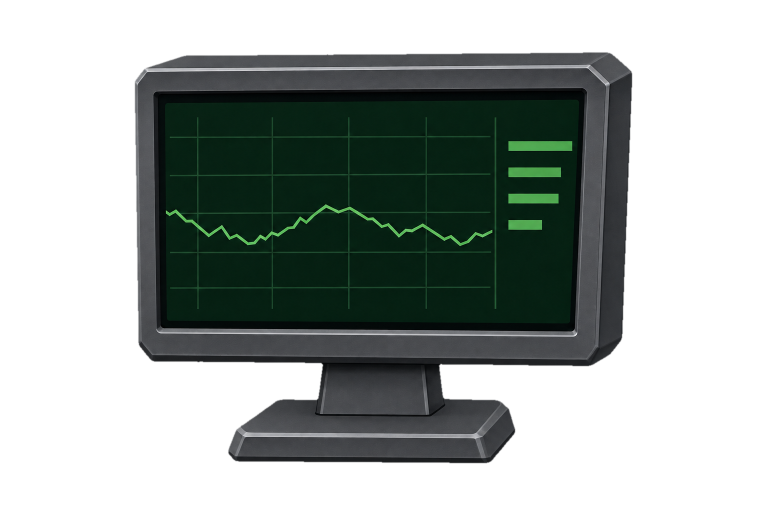
#> input picture sheets/terminal/trading_terminal/source/terminal_master.png, 1536 x 1024 px (shown at 1/2 size)
$ python build_assets.py
#> lines starting #> are read from the running program, lines starting #| are printed output that depends on the picture; after the words box and inside, x2 and y2 are one past the last pixel; in counts of white or black regions, pixels touching at a corner belong together
### sheets/terminal/trading_terminal/source/asset_utils.py
from pathlib import Path
from PIL import Image, ImageDraw, ImageFilter
from scipy import ndimage as ndi
import numpy as np
import math, io, os, json, hashlib, zipfile
ROOT=Path(__file__).resolve().parents[1]
S=512; SS=2; HI=S*SS; N=27; FPS=24
R=Image.Resampling.LANCZOS

def write_bytes(path,data):
    path=Path(path);path.parent.mkdir(parents=True,exist_ok=True)
    tmp=path.with_name(path.name+'.writing');tmp.write_bytes(data);os.replace(tmp,path)

def save(im,path,**kw):
    b=io.BytesIO();im.save(b,format={'.png':'PNG','.apng':'PNG','.gif':'GIF','.jpg':'JPEG'}[Path(path).suffix],**kw)
    write_bytes(path,b.getvalue())

def smooth(t):
    t=np.clip(t,0,1);return t*t*(3-2*t)

# [10 lines left out: function clean, not called in this run]

def export(kind,frames,records):
    dest=ROOT/kind;dest.mkdir(parents=True,exist_ok=True);names=[];meta={}
    atlas=Image.new('RGBA',(4608,1536))
    for i,im in enumerate(frames):
        name=f'trading_terminal_{kind}_{i+1:02}.png';names.append(name);save(im,dest/'frames'/name,compress_level=6)
        x,y=i%9*S,i//9*S;atlas.paste(im,(x,y))
        meta[name]={'frame':{'x':x,'y':y,'w':S,'h':S},'rotated':False,'trimmed':False,'spriteSourceSize':{'x':0,'y':0,'w':S,'h':S},'sourceSize':{'w':S,'h':S},'pivot':{'x':.5,'y':.5}}
    save(atlas,dest/f'trading_terminal_{kind}_atlas_9x3.png',compress_level=6)
    for k in range(3):
        sheet=Image.new('RGBA',(1536,1536))
        for j in range(9):sheet.paste(frames[k*9+j],(j%3*S,j//3*S))
        save(sheet,dest/f'sheets/trading_terminal_{kind}_sheet_{k+1:02}.png',compress_level=6)
    (dest/f'trading_terminal_{kind}_atlas_9x3.json').write_text(json.dumps({'frames':meta,'animations':{f'trading_terminal_{kind}':names},'meta':{'image':f'trading_terminal_{kind}_atlas_9x3.png','format':'RGBA8888','size':{'w':4608,'h':1536},'scale':'1','frameRate':FPS,'loop':kind=='idle'}},indent=2))
    (dest/'motion.json').write_text(json.dumps({'fps':FPS,'durationMs':1125,'loop':kind=='idle','frames':records},indent=2))
    save(frames[0],dest/f'trading_terminal_{kind}.apng',save_all=True,append_images=frames[1:],duration=[42,41,42]*9,loop=0 if kind=='idle' else 1,blend=0,disposal=0)

def validate(kind,frames):
    dest=ROOT/kind;atlas=Image.open(dest/f'trading_terminal_{kind}_atlas_9x3.png');assert atlas.size==(4608,1536) and atlas.mode=='RGBA'
    apng=Image.open(dest/f'trading_terminal_{kind}.apng');assert apng.n_frames==N
    rows=[];duration=0
    for i,ref in enumerate(frames):
        im=Image.open(dest/f'frames/trading_terminal_{kind}_{i+1:02}.png');a=np.array(im)
        assert im.mode=='RGBA' and im.size==(S,S) and np.array_equal(a,np.array(ref))
        alpha=a[:,:,3];assert alpha.min()==0
        assert not np.any(a[alpha==0,:3]);assert not np.any(alpha[[0,-1],:]) and not np.any(alpha[:,[0,-1]])
        if kind=='idle' or i<26:assert alpha.max()>0 and np.any((alpha>0)&(alpha<255))
        x,y=i%9*S,i//9*S;assert np.array_equal(np.array(atlas.crop((x,y,x+S,y+S))),a)
        sheet=Image.open(dest/f'sheets/trading_terminal_{kind}_sheet_{i//9+1:02}.png');assert sheet.size==(1536,1536) and sheet.mode=='RGBA'
        j=i%9;x,y=j%3*S,j//3*S;assert np.array_equal(np.array(sheet.crop((x,y,x+S,y+S))),a)
        apng.seek(i);duration+=apng.info['duration'];assert np.array_equal(np.array(apng.convert('RGBA')),a)
        rows.append({'frame':i+1,'bounds':im.getbbox(),'transparentPixels':int((alpha==0).sum()),'partialAlphaPixels':int(((alpha>0)&(alpha<255)).sum())})
    assert duration==1125 and len({hashlib.sha256(np.array(f).tobytes()).hexdigest() for f in frames})==N
    if kind=='win':assert not np.any(np.array(frames[-1]))
    return {'passed':True,'frames':N,'frameSize':[512,512],'atlasSize':[4608,1536],'smallSheets':3,'alphaVerified':True,'noEdgeClipping':True,'pixelExactAtlasesSheetsAPNG':True,'finalFrameBlank':kind=='win','durationMs':duration,'perFrame':rows}

# [13 lines left out: function previews, not called in this run]

### sheets/terminal/trading_terminal/source/build_assets.py
"""Stationary monitor with deterministic animated display graphics."""
from asset_utils import *

SCREEN=[(329,204),(1159,198),(1141,647),(333,641)]
PATCH=[(335,199),(1158,194),(1165,202),(1148,649),(1140,656),(333,651),(324,644),(323,209)]
UI_W,UI_H=1000,540

def poly_mask(size,points,blur=0):
    m=Image.new('L',size);ImageDraw.Draw(m).polygon(points,fill=255)
    return m.filter(ImageFilter.GaussianBlur(blur)) if blur else m

def final_alpha(im,amount=1.):
    ar=np.array(im);ar[:,:,3]=np.round(ar[:,:,3].astype(float)*amount).astype(np.uint8);ar[ar[:,:,3]==0,:3]=0
    return Image.fromarray(ar)

class TerminalRig:
    def __init__(self):
        self.master=Image.open(ROOT/'source/terminal_master.png').convert('RGBA')
        blank=Image.open(ROOT/'source/blank_screen_plate.png').convert('RGBA')
        self.box=self.master.getbbox();self.scale=380/(self.box[2]-self.box[0]);self.ox=66;self.oy=92
        self.mask=poly_mask(self.master.size,PATCH,1.0)
        fixed=self.master.copy();fixed.paste(blank,(0,0),self.mask)
        fixed.putalpha(self.master.getchannel('A'))
        self.base=self.normalize(fixed)
        save(fixed,ROOT/'source/fixed_monitor_blank_screen.png')
        self.quad=[self.point(x,y)*SS for x,y in SCREEN]
        self.coeffs=self.homography()
        boundmask=Image.new('L',(HI,HI));d=ImageDraw.Draw(boundmask);d.polygon([tuple(p) for p in self.quad],fill=255)
        self.guard=boundmask.resize((S,S),Image.Resampling.NEAREST).filter(ImageFilter.MaxFilter(13))
        save(self.guard,ROOT/'source/animated_screen_region.png')

    def point(self,x,y):
        return np.array([self.ox+(x-self.box[0])*self.scale,self.oy+(y-self.box[1])*self.scale])

    def normalize(self,im):
        crop=im.crop(self.box);height=round(crop.height*self.scale*SS)
        sprite=crop.resize((380*SS,height),R)
        out=Image.new('RGBA',(HI,HI));out.alpha_composite(sprite,(self.ox*SS,self.oy*SS));return out

    def homography(self):
        src=[(0,0),(UI_W,0),(UI_W,UI_H),(0,UI_H)];A=[];B=[]
        for (x,y),(u,v) in zip(self.quad,src):
            A.extend([[x,y,1,0,0,0,-u*x,-u*y],[0,0,0,x,y,1,-v*x,-v*y]]);B.extend([u,v])
        return tuple(np.linalg.solve(np.asarray(A,float),np.asarray(B,float)))

    def display(self,kind,f,rec):
        t=(f%N)/N;phase=math.tau*t;pulse=rec['screenPulse'];rise=rec['priceRise']
        im=Image.new('RGBA',(UI_W,UI_H));d=ImageDraw.Draw(im)
        if pulse>0:d.rounded_rectangle((1,1,UI_W-2,UI_H-2),radius=12,fill=(50,133,65,round(13*pulse)))
        # The faint grid is fixed. Small price ticks travel left across it.
        for x in (72,256,440,624,808):d.line((x,35,x,505),fill=(57,100,68,93),width=2)
        for y in (85,178,271,364,457):d.line((12,y,799,y),fill=(57,100,68,93),width=2)
        u=np.linspace(0,1,231)
        knots=np.array([0,.05,.11,.18,.24,.29,.35,.42,.49,.56,.63,.70,.77,.83,.89,.95,1.])
        values=np.array([.50,.52,.57,.56,.62,.64,.60,.55,.47,.50,.54,.56,.61,.57,.62,.64,.59])
        baseline=np.interp(u,knots,values)*UI_H
        ticker=u*784+92*t
        triangular=2*np.abs(2*((ticker/46)%1)-1)-1
        tick=6*triangular+3*np.sin(math.tau*ticker/92)
        lift=87*rise*smooth((u-.52)/.48)
        ys=baseline+tick-lift
        points=[(12+float(x)*784,float(y)) for x,y in zip(u,ys)]
        color=(round(90+39*pulse),round(174+35*pulse),round(94+31*pulse),255)
        d.line(points,fill=color,width=5,joint='curve')
        # The latest point becomes slightly brighter during the modest win.
        if pulse>0:
            xx,yy=points[-1];rr=2.3+1.1*pulse
            d.ellipse((xx-rr,yy-rr,xx+rr,yy+rr),fill=(160,224,145,round(180*pulse)))
        lengths=[]
        for j,base in enumerate([145,119,110,81]):
            change=(7-j*.8)*(math.sin(phase+j*.7)-math.sin(j*.7))
            width=base+change+rise*(8-j)
            y=95+j*65
            d.rectangle((839,y,839+width,y+23),fill=(round(67+20*pulse),round(131+25*pulse),round(73+18*pulse),255))
            lengths.append(round(width,5))
        rec['tickScrollPx']=round(92*t,6);rec['barWidths']=lengths
        rec['lastPriceY']=round(float(ys[-1]),5)
        return im

    def render(self,kind,f):
        rec=motion(kind,f);ui=self.display(kind,f,rec)
        projected=ui.convert('RGBa').transform((HI,HI),Image.Transform.PERSPECTIVE,self.coeffs,resample=Image.Resampling.BICUBIC).convert('RGBA')
        out=self.base.copy();out.alpha_composite(projected)
        out=final_alpha(out.resize((S,S),R),rec['opacity'])
        return out,rec

def motion(kind,f):
    if kind=='idle':return {'frame':f+1,'priceRise':0.,'screenPulse':0.,'opacity':1.,'monitorX':0.,'monitorY':0.,'monitorRotation':0.,'monitorScale':1.}
    rise=float(smooth((f-6)/8))*(1-.12*float(smooth((f-18)/4)))
    pulse=float(smooth((f-8)/6))*(1-float(smooth((f-16)/6)))
    return {'frame':f+1,'priceRise':rise,'screenPulse':pulse,'opacity':1-float(smooth((f-23)/3)),'monitorX':0.,'monitorY':0.,'monitorRotation':0.,'monitorScale':1.}

def check_stationary_case(frames,guard,kind):
    outside=np.array(guard)==0;first=np.array(frames[0]);a0=first[:,:,3]
    for i,im in enumerate(frames):
        a=np.array(im)
        if kind=='idle' or i<=23:
            assert np.array_equal(a[outside],first[outside]),f'Case changed outside display at {kind} {i+1}'
            assert np.array_equal(a[:,:,3],a0),f'Silhouette moved at {kind} {i+1}'

def main():
    rig=TerminalRig();allframes={};report={}
#> in __init__, self.master is the input picture: PIL image 1536x1024 RGBA; mean R, G, B, A 15.8, 22.8, 19.6, 111.1
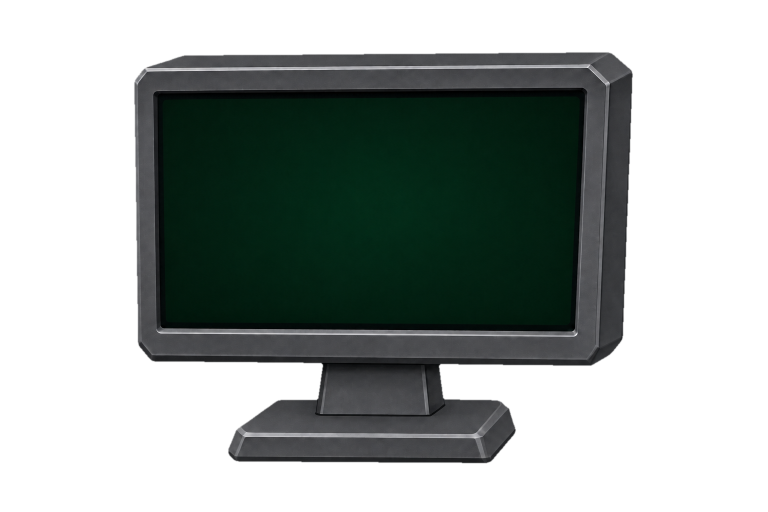
#> input picture sheets/terminal/trading_terminal/source/blank_screen_plate.png, 1536 x 1024 px (shown at 1/2 size)
#> in __init__, blank is the input picture: PIL image 1536x1024 RGBA; mean R, G, B, A 14.7, 21.7, 18.9, 111.3
#> in __init__, `self.box = self.master.getbbox()`: self.box = (268, 103, 1266, 928)
#> in __init__, `self.scale = 380 / (self.box[2] - self.box[0])`: self.scale = 0.381
#> in poly_mask, `m = Image.new('L', size)`: m: PIL image 1536x1024 L; every value is 0
#> in poly_mask, `ImageDraw.Draw(m).polygon(points, fill=255)`:
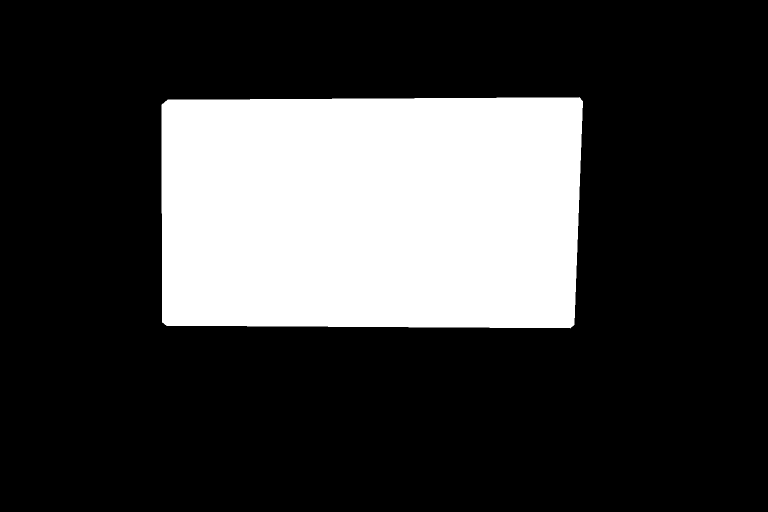
#> m: PIL image 1536x1024 L (shown at 1/2 size); 24.2% white; 1 white region, box (x1, y1, x2, y2) and area: (323, 194, 1166, 657) 380991
#> in normalize, `crop = im.crop(self.box)`:
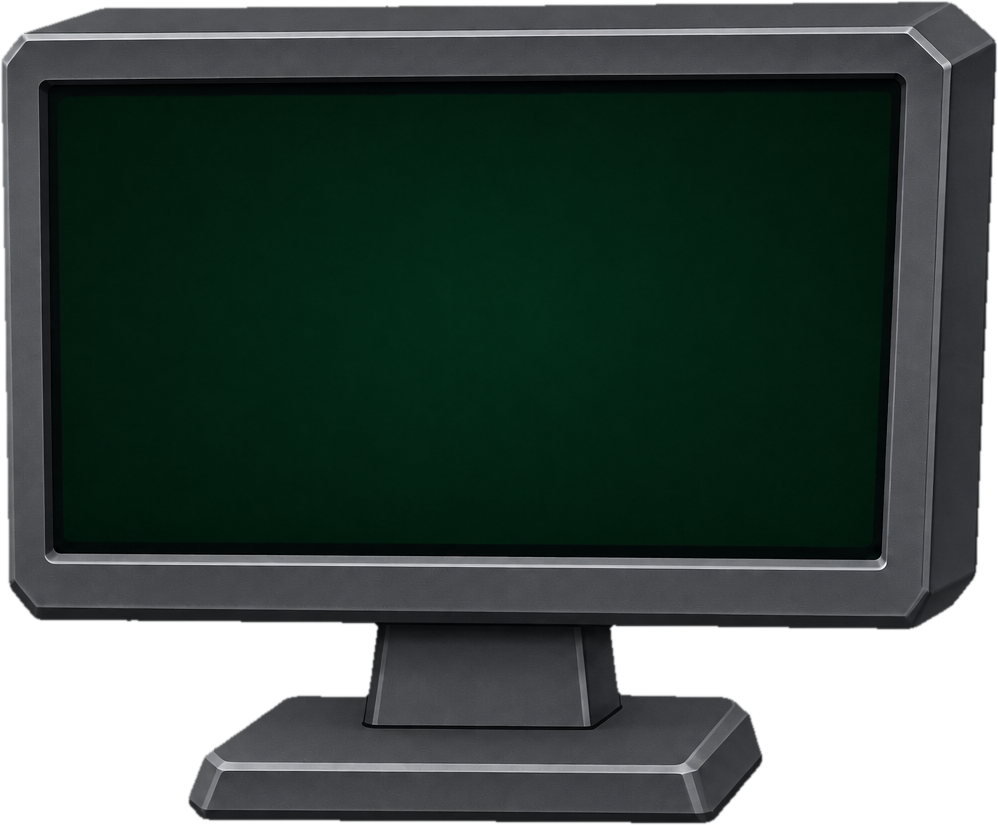
#> crop: PIL image 998x825 RGBA; mean R, G, B, A 27.1, 40.8, 35.8, 212.2; transparent parts drawn white
#> in normalize, `height = round(crop.height * self.scale * SS)`: height = 628
#> in normalize, `out = Image.new('RGBA', (HI, HI))`: out: PIL image 1024x1024 RGBA; every value is 0
#> in __init__, `self.quad=[self.point(x,y)*SS for x,y in SCREEN]`: self.quad = [[178.5, 260.9], [810.5, 256.3], [796.8, 598.3], [181.5, 593.7]]
#> the loop in homography, `for (x,y),(u,v) in zip(self.quad,src):` made 4 passes
#> (x, y, u, v) on passes 1 to 4: (178.5, 260.9, 0, 0), (810.5, 256.3, 1000, 0), (796.8, 598.3, 1000, 540), (181.5, 593.7, 0, 540)
#> after the loop in homography, `for (x,y),(u,v) in zip(self.quad,src):`: A = 8 items; B = [0, 0, 1000, 0, 1000, 540, 0, 540]
#> in __init__, `self.coeffs=self.homography()`: self.coeffs = (1.61, -0.0147, -282.7, 0.0113, 1.56, -409.2, 4.29e-05, -7.73e-05)
#> in __init__, `boundmask = Image.new('L', (HI, HI))`: boundmask: PIL image 1024x1024 L; every value is 0
#> in __init__, `self.guard=boundmask.resize((S,S),Image.Resampling.NEAREST).filter(Ima..`: self.guard: PIL image 512x512 L; 22.4% white; 1 white region, box (x1, y1, x2, y2) and area: (83, 122, 411, 305) 58697
    for kind in ('idle','win'):
        frames=[];records=[]
        for f in range(N):
            im,rec=rig.render(kind,f);frames.append(im);records.append(rec)
#> this loop made 27 passes
#> pass 1, in final_alpha, `ar = np.array(im)`:
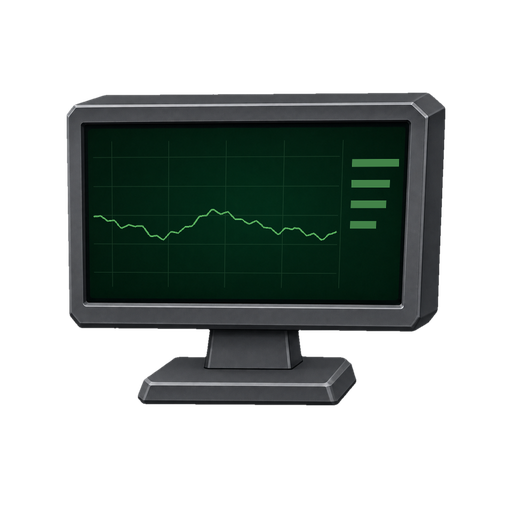
#> ar: shape (512, 512, 4); mean R, G, B, A 13.1, 19.6, 16.9, 96.6; transparent parts drawn white
#> after the loop, frames = 27 items; records = 27 items
        check_stationary_case(frames,rig.guard,kind)
#> in check_stationary_case, `a0 = first[:, :, 3]`:
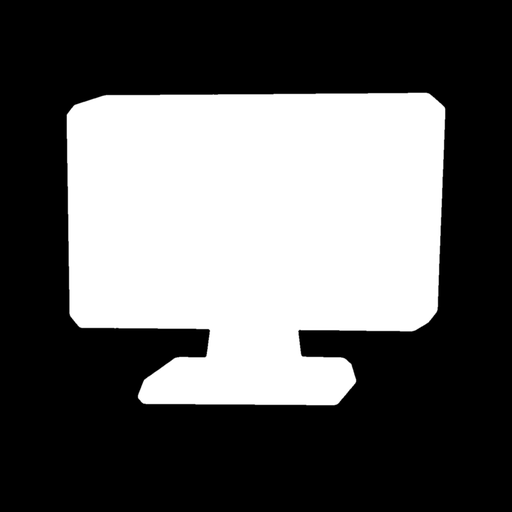
#> a0: shape (512, 512); min 0, max 255, mean 96.6
#> the loop in check_stationary_case, `for i,im in enumerate(frames):` made 27 passes
        allframes[kind]=frames;export(kind,frames,records);report[kind]=validate(kind,frames)
#> in export, `atlas=Image.new('RGBA',(4608,1536))`: atlas: PIL image 4608x1536 RGBA; every value is 0
#> the loop in export, `for i,im in enumerate(frames):` made 27 passes
#> (name, x, y) on passes 1 to 12: ('trading_terminal_idle_01.png', 0, 0), ('trading_terminal_idle_02.png', 512, 0), ('trading_terminal_idle_03.png', 1024, 0), ('trading_terminal_idle_04.png', 1536, 0), ('trading_terminal_idle_05.png', 2048, 0), ('trading_terminal_idle_06.png', 2560, 0), ('trading_terminal_idle_07.png', 3072, 0), ('trading_terminal_idle_08.png', 3584, 0), ('trading_terminal_idle_09.png', 4096, 0), ('trading_terminal_idle_10.png', 0, 512), ('trading_terminal_idle_11.png', 512, 512), ('trading_terminal_idle_12.png', 1024, 512)
#> after the loop in export, `for i,im in enumerate(frames):`:
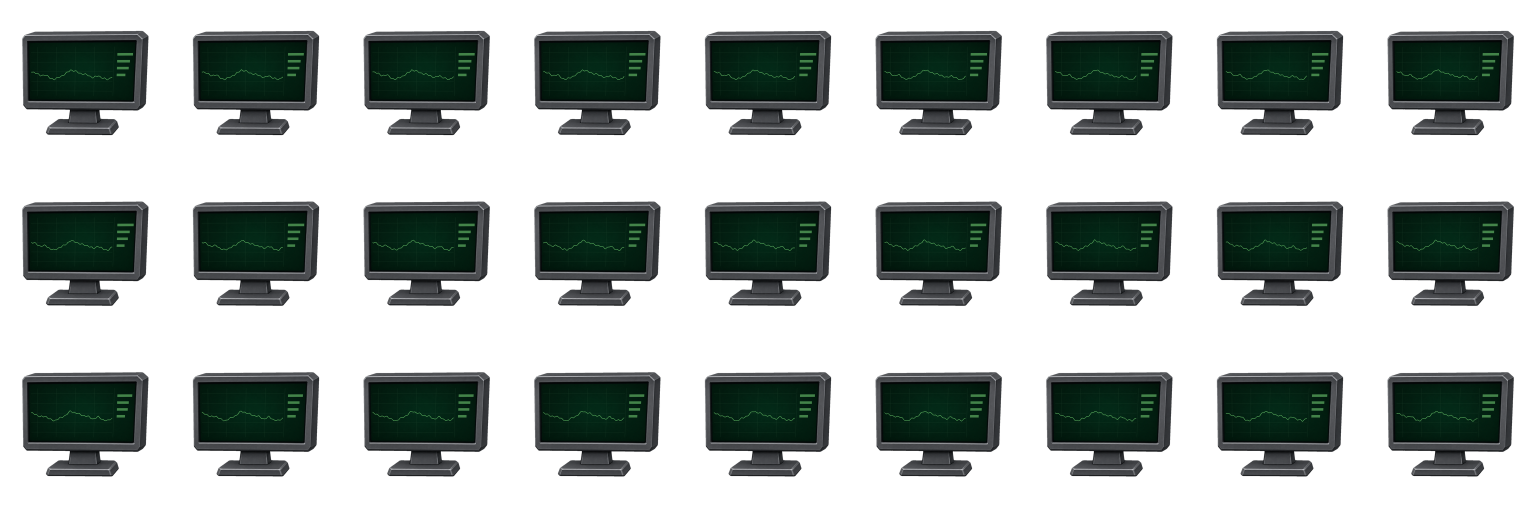
#> atlas: PIL image 4608x1536 RGBA (shown at 1/3 size); mean R, G, B, A 13, 19.6, 16.9, 96.6; transparent parts drawn white
#> after the loop in export, `for i,im in enumerate(frames):`: names = 27 items, first 6: 'trading_terminal_idle_01.png', 'trading_terminal_idle_02.png', 'trading_terminal_idle_03.png', 'trading_terminal_idle_04.png', 'trading_terminal_idle_05.png', 'trading_terminal_idle_06.png'
#> after the loop in export, `for k in range(3):`:
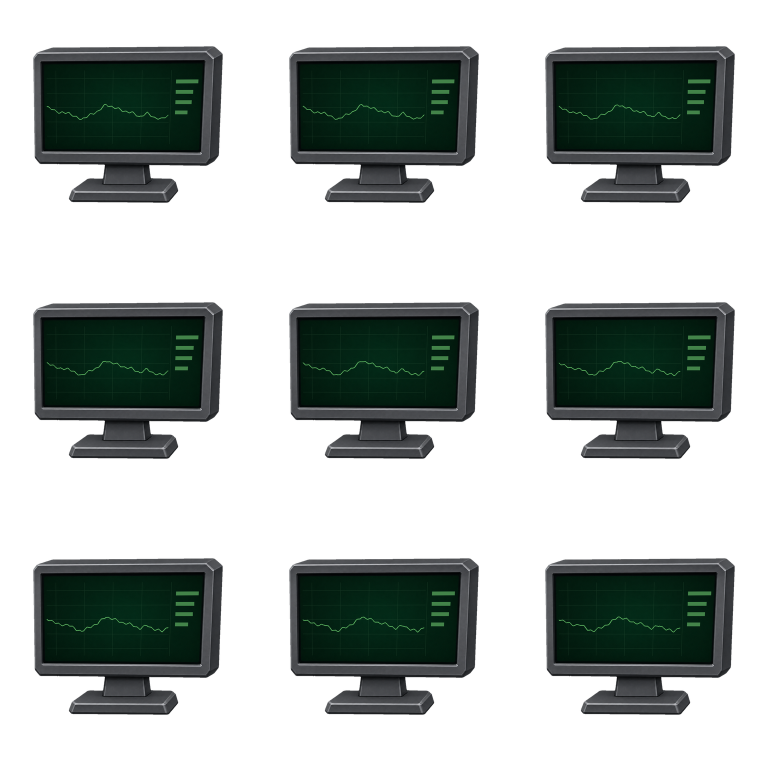
#> sheet: PIL image 1536x1536 RGBA (shown at 1/2 size); mean R, G, B, A 13, 19.6, 16.9, 96.6; transparent parts drawn white
        print(f'{kind}: 27 RGBA frames, static casing, atlas, sheets and APNG verified',flush=True)
    assert np.array_equal(np.array(allframes['idle'][0]),np.array(allframes['win'][0]))
    wrapped,_=rig.render('idle',27);assert np.array_equal(np.array(wrapped),np.array(allframes['idle'][0]))
    report['idleSeamlessWrap']=True;report['idleToWinExactEntryMatch']=True
    report['casePixelsUnchangedOutsideDisplayUntilFade']=True;report['fixedSilhouetteUntilFade']=True
    report['masterSha256']=hashlib.sha256((ROOT/'source/terminal_master.png').read_bytes()).hexdigest()
    (ROOT/'validation.json').write_text(json.dumps(report,indent=2));previews(allframes)
    save(allframes['idle'][0],ROOT/'trading_terminal_still.png')
    (ROOT/'README.txt').write_text('TRADING TERMINAL — IDLE + MODEST WIN\n\n54 transparent RGBA PNG frames: 27 idle + 27 win, 512 x 512 each.\n24 fps, 1.125 seconds per animation.\n\nEach animation includes a 4608 x 1536 atlas (9 columns x 3 rows),\nthree 1536 x 1536 sheets (3 x 3), individual PNGs, atlas JSON,\nmotion JSON and RGBA APNG. Read left to right, top to bottom.\nKeep full cells and use a centered pivot. Do not trim frames.\n\nIdle: small scrolling price ticks and subtle data-bar updates.\nThe monitor casing and stand remain exactly still.\nWin: the right end of the chart rises moderately, the display\nbriefly brightens, then settles at its higher level. Frames 25-27\nfade the complete symbol. Frame 27 is entirely transparent RGBA zero.\nAll chart data is fictional decorative animation, not market data.\n\nThe approved monitor artwork is reused in every frame. A generated\nblank display is composited into the original casing; all graph\nanimation is deterministic and clipped inside the screen. No\nindependent redraws, movement or color changes to the monitor case.\n\nWin frame 01 exactly matches idle frame 01. Switch after the idle\nwrap or blend to its entry frame in the engine.\npreview/trading_terminal_idle_then_win.gif shows both clips at\nslower review speed on dark and purple tiles. Test backgrounds\nare not in production PNGs or APNGs. No audio is included.\n\nRebuild: python source/build_assets.py\nRequires Python, Pillow, NumPy and SciPy. Source artwork, renderer,\nmasks, screen-plate prompt and motion data included.\nvalidation.json records alpha, dimensions, exact atlas/APNG matching,\nstationary case pixels and silhouette, loop entry, and blank finish.\n')
    buf=io.BytesIO()
    with zipfile.ZipFile(buf,'w',zipfile.ZIP_DEFLATED,compresslevel=4) as z:
        for p in sorted(ROOT.rglob('*')):
            if p.is_file() and '__pycache__' not in p.parts and not p.name.endswith('.writing'):z.write(p,p.relative_to(ROOT.parent))
    path=ROOT.parent/'trading_terminal_animation_pack.zip';write_bytes(path,buf.getvalue())
    with zipfile.ZipFile(path) as z:
        assert z.testzip() is None
        for name in z.namelist():
            if name.endswith('.png'):Image.open(io.BytesIO(z.read(name))).load()
    print(f'ZIP integrity verified: {path.stat().st_size:,} bytes',flush=True)

#> (the run stopped early here; a loop or call above may not have finished)
